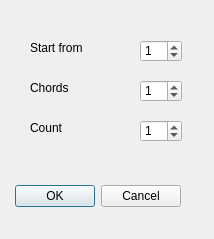
<?xml version="1.0" encoding="UTF-8"?>
<ui version="4.0">
 <class>RepeatDlg</class>
 <widget class="QDialog" name="RepeatDlg">
  <property name="geometry">
   <rect>
    <x>0</x>
    <y>0</y>
    <width>214</width>
    <height>239</height>
   </rect>
  </property>
  <property name="windowTitle">
   <string>Dialog</string>
  </property>
  <widget class="QDialogButtonBox" name="buttonBox">
   <property name="geometry">
    <rect>
     <x>0</x>
     <y>180</y>
     <width>181</width>
     <height>32</height>
    </rect>
   </property>
   <property name="orientation">
    <enum>Qt::Orientation::Horizontal</enum>
   </property>
   <property name="standardButtons">
    <set>QDialogButtonBox::StandardButton::Cancel|QDialogButtonBox::StandardButton::Ok</set>
   </property>
  </widget>
  <widget class="QLabel" name="startst">
   <property name="geometry">
    <rect>
     <x>30</x>
     <y>40</y>
     <width>151</width>
     <height>16</height>
    </rect>
   </property>
   <property name="text">
    <string>Start from</string>
   </property>
  </widget>
  <widget class="QLabel" name="chordst">
   <property name="geometry">
    <rect>
     <x>30</x>
     <y>80</y>
     <width>151</width>
     <height>16</height>
    </rect>
   </property>
   <property name="text">
    <string>Chords</string>
   </property>
  </widget>
  <widget class="QLabel" name="countst">
   <property name="geometry">
    <rect>
     <x>30</x>
     <y>120</y>
     <width>151</width>
     <height>16</height>
    </rect>
   </property>
   <property name="text">
    <string>Count</string>
   </property>
  </widget>
  <widget class="QSpinBox" name="startn">
   <property name="geometry">
    <rect>
     <x>140</x>
     <y>40</y>
     <width>42</width>
     <height>22</height>
    </rect>
   </property>
   <property name="value">
    <number>1</number>
   </property>
  </widget>
  <widget class="QSpinBox" name="chordsn">
   <property name="geometry">
    <rect>
     <x>140</x>
     <y>80</y>
     <width>42</width>
     <height>22</height>
    </rect>
   </property>
   <property name="value">
    <number>1</number>
   </property>
  </widget>
  <widget class="QSpinBox" name="countn">
   <property name="geometry">
    <rect>
     <x>140</x>
     <y>120</y>
     <width>42</width>
     <height>22</height>
    </rect>
   </property>
   <property name="value">
    <number>1</number>
   </property>
  </widget>
 </widget>
 <resources/>
 <connections>
  <connection>
   <sender>buttonBox</sender>
   <signal>accepted()</signal>
   <receiver>RepeatDlg</receiver>
   <slot>accept()</slot>
   <hints>
    <hint type="sourcelabel">
     <x>248</x>
     <y>254</y>
    </hint>
    <hint type="destinationlabel">
     <x>157</x>
     <y>274</y>
    </hint>
   </hints>
  </connection>
  <connection>
   <sender>buttonBox</sender>
   <signal>rejected()</signal>
   <receiver>RepeatDlg</receiver>
   <slot>reject()</slot>
   <hints>
    <hint type="sourcelabel">
     <x>316</x>
     <y>260</y>
    </hint>
    <hint type="destinationlabel">
     <x>286</x>
     <y>274</y>
    </hint>
   </hints>
  </connection>
 </connections>
</ui>
